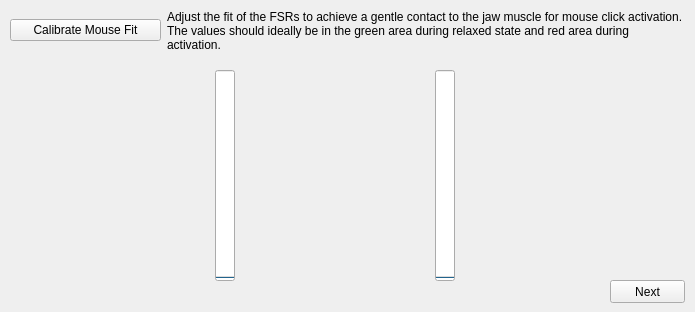
   <widget class="QWidget" name="tab">
    <attribute name="title">
     <string>Mouse Fit</string>
    </attribute>
    <widget class="QPushButton" name="pushButton_next_mouse_fit">
     <property name="geometry">
      <rect>
       <x>610</x>
       <y>280</y>
       <width>75</width>
       <height>23</height>
      </rect>
     </property>
     <property name="text">
      <string>Next</string>
     </property>
    </widget>
    <widget class="QProgressBar" name="progressBar_fsr_mouse_left">
     <property name="geometry">
      <rect>
       <x>215</x>
       <y>70</y>
       <width>20</width>
       <height>211</height>
      </rect>
     </property>
     <property name="maximum">
      <number>200</number>
     </property>
     <property name="value">
      <number>0</number>
     </property>
     <property name="textVisible">
      <bool>false</bool>
     </property>
     <property name="orientation">
      <enum>Qt::Vertical</enum>
     </property>
     <property name="invertedAppearance">
      <bool>false</bool>
     </property>
    </widget>
    <widget class="QWidget" name="horizontalLayoutWidget_4">
     <property name="geometry">
      <rect>
       <x>10</x>
       <y>10</y>
       <width>676</width>
       <height>41</height>
      </rect>
     </property>
     <layout class="QHBoxLayout" name="horizontalLayout_4">
      <item>
       <widget class="QPushButton" name="pushButton_calibrate_mouse_fit">
        <property name="maximumSize">
         <size>
          <width>151</width>
          <height>16777215</height>
         </size>
        </property>
        <property name="text">
         <string>Calibrate Mouse Fit</string>
        </property>
       </widget>
      </item>
      <item>
       <widget class="QLabel" name="label_19">
        <property name="text">
         <string>Adjust the fit of the FSRs to achieve a gentle contact to the jaw muscle for mouse click activation. The values should ideally be in the green area during relaxed state and red area during activation.</string>
        </property>
        <property name="wordWrap">
         <bool>true</bool>
        </property>
       </widget>
      </item>
     </layout>
    </widget>
    <widget class="QProgressBar" name="progressBar_fsr_mouse_right">
     <property name="geometry">
      <rect>
       <x>435</x>
       <y>70</y>
       <width>20</width>
       <height>211</height>
      </rect>
     </property>
     <property name="maximum">
      <number>200</number>
     </property>
     <property name="value">
      <number>0</number>
     </property>
     <property name="textVisible">
      <bool>false</bool>
     </property>
     <property name="orientation">
      <enum>Qt::Vertical</enum>
     </property>
     <property name="invertedAppearance">
      <bool>false</bool>
     </property>
    </widget>
    <widget class="QLabel" name="label_20">
     <property name="geometry">
      <rect>
       <x>265</x>
       <y>70</y>
       <width>141</width>
       <height>211</height>
      </rect>
     </property>
     <property name="text">
      <string/>
     </property>
     <property name="pixmap">
      <pixmap>Mouse_Fit.svg</pixmap>
     </property>
     <property name="scaledContents">
      <bool>true</bool>
     </property>
     <property name="wordWrap">
      <bool>false</bool>
     </property>
    </widget>
   </widget>
